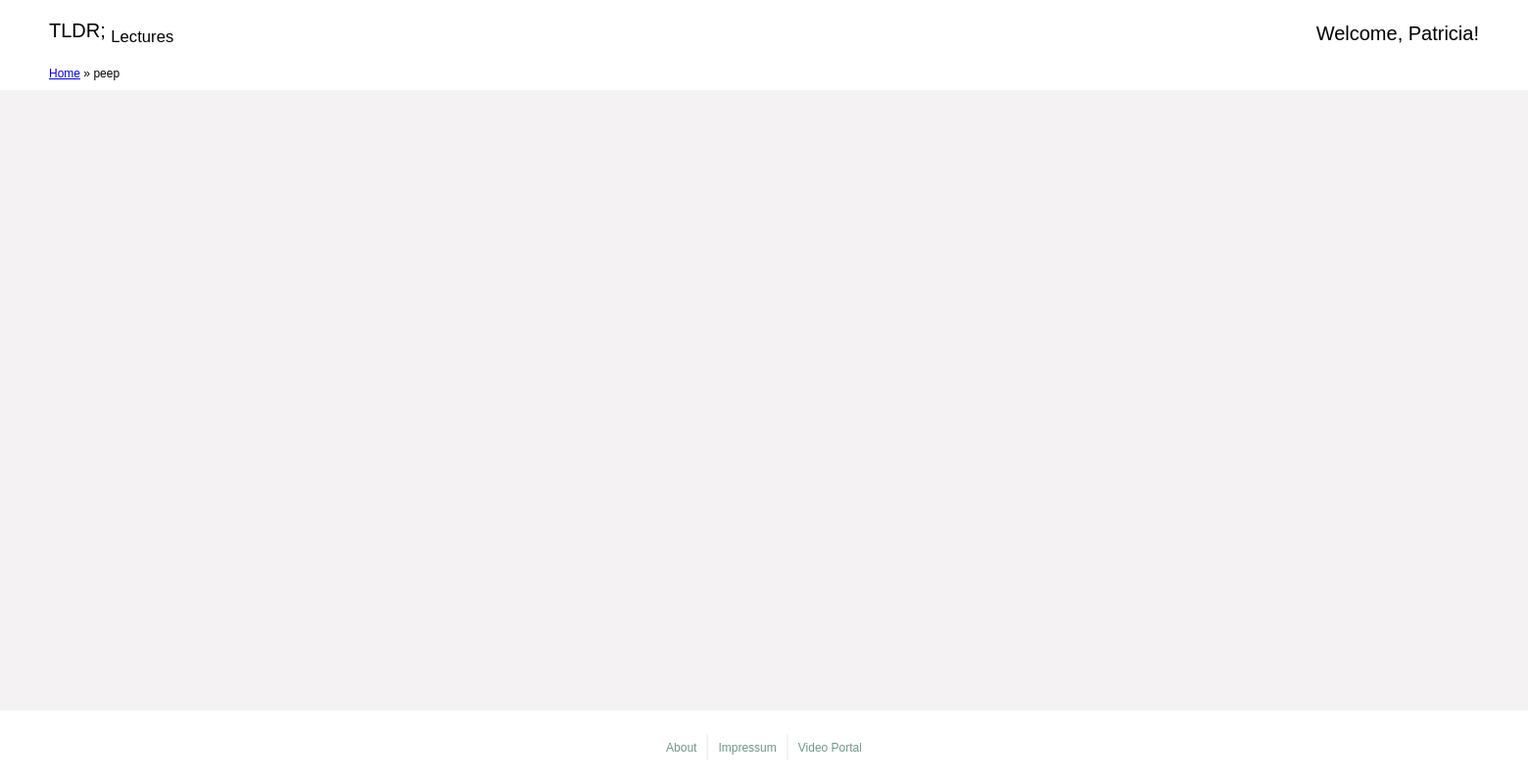
Before: /classes/1/ with the older database file.
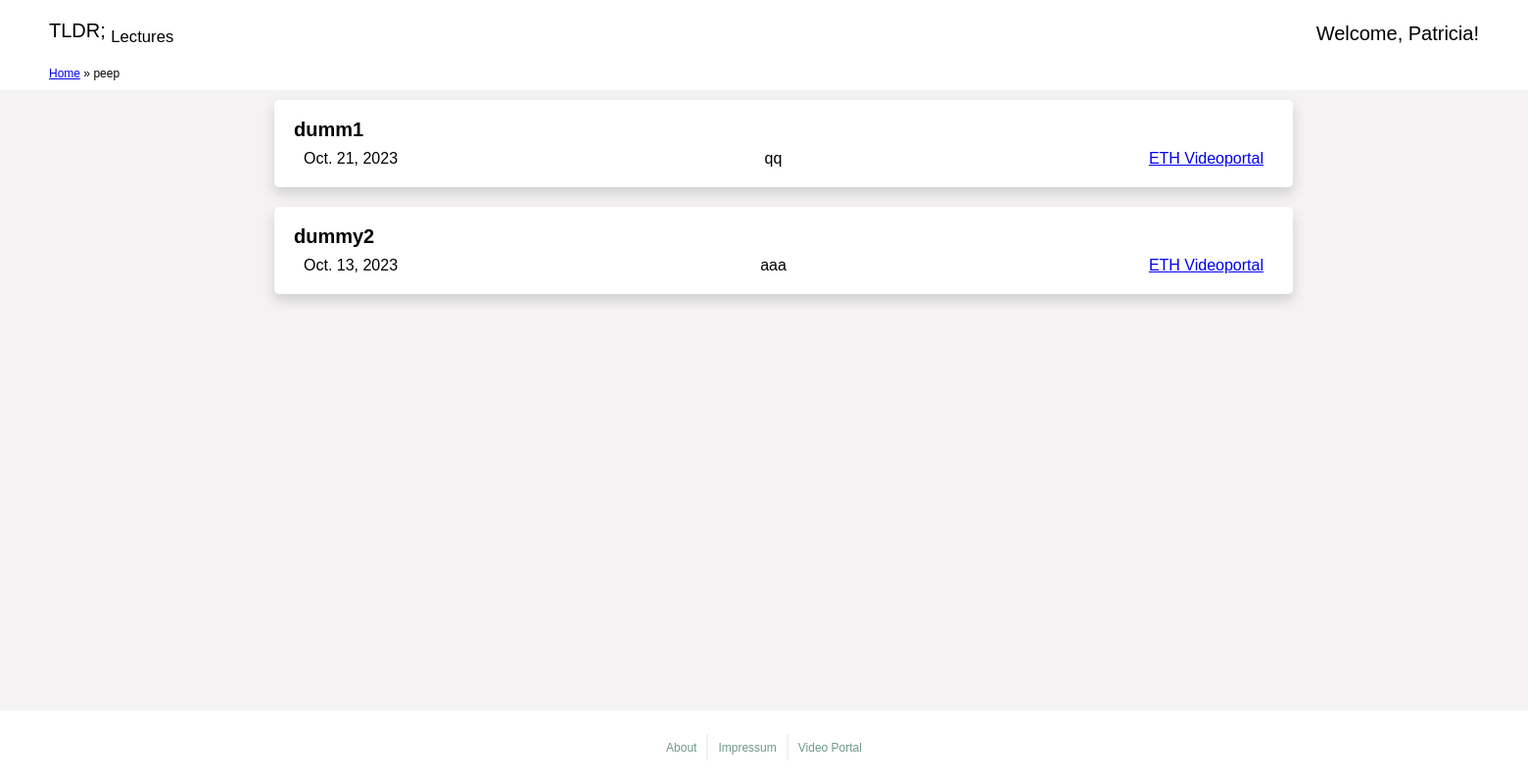
After: the same page with the newer database file.
### TLDR/models.py (models this page shows)
class Video(models.Model):
    presentation_date = models.DateField()
    infered_titel = models.CharField(max_length=100)
    presenters = models.TextField()
    lecture_id = models.ForeignKey(Lecture, on_delete=models.CASCADE)
    topics = models.ManyToManyField("Topic", related_name = "discussed_in")
    source_url = models.URLField()
    transcript = models.TextField()

### TLDR/views.py (the view)
# urls.py: path("classes/<int:class_id>/", views.videos, name="class_index"),
def videos(request, class_id):
    lecture = Lecture.objects.get(id=class_id)
    videos = lecture.video_set.order_by("-presentation_date").all()
    template = loader.get_template("views/video.html")
    context = {
        "lecture": lecture,
        "videos": videos,
    }
    return HttpResponse(template.render(context, request))

### TLDR/templates/views/video.html (shortened to what this page needs)
{% load static %}
<!DOCTYPE html>
<html>
  <head>
    <link rel="stylesheet" href="{% static 'main.css' %}" />
    <link rel="stylesheet" href="{% static 'video.css' %}" />
    </head>
  <body>
    <header class="header">
      <div class="first-row">
        <div class="page-title">TLDR; <sub>Lectures</sub></div>
        <div class="account-login-wrapper">
          <div class="welcome-text">Welcome, Patricia!</div>
        </div>
      </div>
      <nav class="breadcrumbs">
        <div class="breadcrumbs-text"><a href="/">Home</a> » {{ lecture.lecture_name }}</div>
      </nav>
    </header>
    <main class="main">
      <div class="content">
        <div class="cards">
          {% if videos %}
            {% for video in videos %}
            <div class="course-card", onclick="window.location='/transcripts/{{video.id}}/';">
                <div class="title-frame">
                  <div class="text-wrapper">{{ video.infered_titel }}</div>
                </div>
                <div class="lectures-frame">
                  <div class="text-wrapper-2">{{ video.presentation_date }}</div>
                  <div class="text-wrapper-2">{{ video.presenters }}</div>
                  <div class="text-wrapper-2">
                      <a href={{video.source_url}}>ETH Videoportal</a>
                  </div>
                </div>
              </div>
            {% endfor %}
          {% endif %}
        </div>
      </div>
    </main>
    <footer class="footer">
      <div class="div-wrapper">
        <div class="text-wrapper"><a href="#">About</a></div>
      </div>
      <div class="div-wrapper">
        <div class="text-wrapper"><a href="#">Impressum</a></div>
      </div>
      <div class="div-wrapper">
        <div class="text-wrapper"><a href="#">Video Portal</a></div>
      </div>
    </footer>
  </body>
</html>

Changed rows visible on the page:
added Video: infered_titel "dumm1", presentation_date "Oct. 21, 2023", presenters "qq"
added Video: infered_titel "dummy2", presentation_date "Oct. 13, 2023", presenters "aaa"
